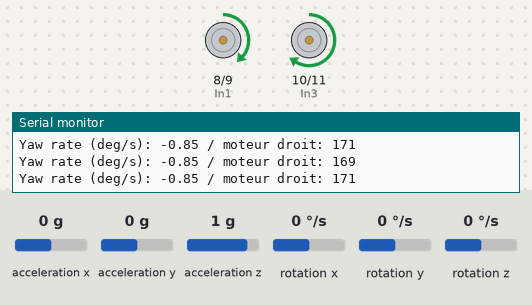
The sketch below on a simulated Arduino Uno, built with avr-gcc and run on an emulated ATmega328P. On the bench: motor-driver pin pairs drawn as motors (green arrow = first pin HIGH = forward, orange = second pin HIGH = backward, longer = more drive, scaled by the enable pin), the last lines printed to the serial monitor. Wiring (inferred from the names in the program): MPU-6050 motion sensor at I2C address 0x68. The test bench sets the inputs (shaded band); at power-on: rotation z 0 °/s, acceleration x 0 g, acceleration y 0 g, acceleration z 1 g, rotation x 0 °/s, rotation y 0 °/s.

Above: at 1.7 s.
1.8 s: rotation z set to -192 °/s
At 2.9 s:
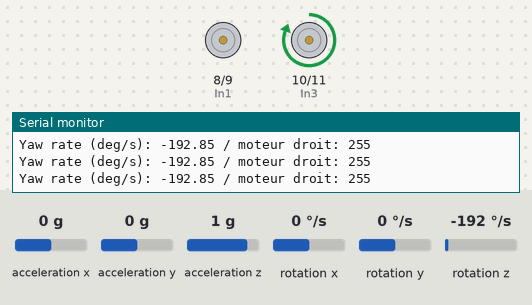
3.3 s: rotation z set to 5 °/s
6.3 s: rotation z set to 7 °/s
At 9.06 s:
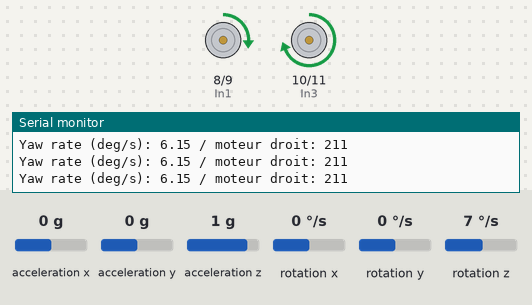
9.3 s: rotation z set to 100 °/s
At 10.5 s:
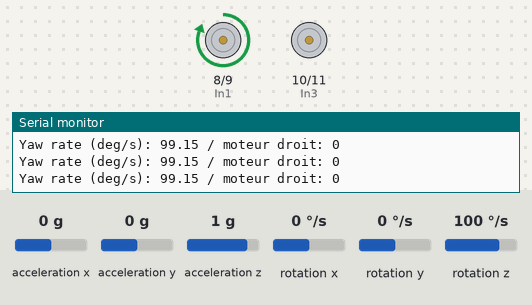
10.8 s: rotation z set to 4 °/s
At 10.98 s:
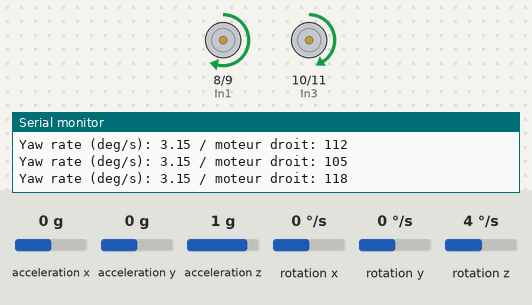
13.8 s: rotation z set to 0 °/s
Timing chart, 0 to 16.3 s (numbered marks = the images above; inputs shaded):
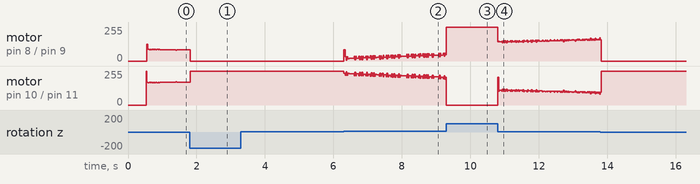

The sketch:

Trajectoire_droite_PID_IMU.ino
```cpp
/*
   Controle de la rectitude d'une trajectoire avec MPU6050 Accelerometer and Gyroscope Sensor
   A partir du code de Dejan, https://howtomechatronics.com
*/

#include <Wire.h>

const int MPU = 0x68; // MPU6050 I2C address
float AccX, AccY, AccZ;
float GyroX, GyroY, GyroZ;
float accAngleX, accAngleY, gyroAngleX, gyroAngleY, gyroAngleZ;
float roll, pitch, yaw;
float AccErrorX, AccErrorY, GyroErrorX, GyroErrorY, GyroErrorZ;
float elapsedTime, currentTime, previousTime;
int c = 0;
float y = 0;

//variable du pid
float pi = 3.1416;
float command_yaw_rate = 0; //commande de 0 rad/s
float error_yaw_rate = 0;
float previous_error_yaw_rate;
float pid = 0;
float pid_p = 0;
float pid_i = 0;
float pid_d = 0;
float kp = 2;
float ki = 0.05;
float kd = 1.5;

//variables du robot
float d = 132; //distance entre les roue en mm
float VtoV = 0.64; //facteur de conversion entre la vitesse en mm/s et la vitesse en valeur [0,255] 128/200
//Moteur A a gauche
//Moteur B a droite
const int EnA = 5;
const int EnB = 6;
const int In1 = 8;
const int In2 = 9;
const int In3 = 10;
const int In4 = 11;
float Vleft = 128;
float Vright = 128;
int corrected_command_Vleft = 0;
int corrected_command_Vright = 0;

void setup() {
  Serial.begin(19200);
  Wire.begin();                      // Initialize comunication
  Wire.beginTransmission(MPU);       // Start communication with MPU6050 // MPU=0x68
  Wire.write(0x6B);                  // Talk to the register 6B
  Wire.write(0x00);                  // Make reset - place a 0 into the 6B register
  Wire.endTransmission(true);        //end the transmission
  /*
  // Configure Accelerometer Sensitivity - Full Scale Range (default +/- 2g)
  Wire.beginTransmission(MPU);
  Wire.write(0x1C);                  //Talk to the ACCEL_CONFIG register (1C hex)
  Wire.write(0x10);                  //Set the register bits as 00010000 (+/- 8g full scale range)
  Wire.endTransmission(true);
  // Configure Gyro Sensitivity - Full Scale Range (default +/- 250deg/s)
  Wire.beginTransmission(MPU);
  Wire.write(0x1B);                   // Talk to the GYRO_CONFIG register (1B hex)
  Wire.write(0x10);                   // Set the register bits as 00010000 (1000deg/s full scale)
  Wire.endTransmission(true);
  delay(20);
  */
  // Call this function if you need to get the IMU error values for your module
  calculate_IMU_error();
  delay(20);

  // All motor control pins are outputs
  pinMode(EnA, OUTPUT);
  pinMode(EnB, OUTPUT);
  pinMode(In1, OUTPUT);
  pinMode(In2, OUTPUT);
  pinMode(In3, OUTPUT);
  pinMode(In4, OUTPUT);

}

void loop() {
  // === Read acceleromter data === //
  Wire.beginTransmission(MPU);
  Wire.write(0x3B); // Start with register 0x3B (ACCEL_XOUT_H)
  Wire.endTransmission(false);
  Wire.requestFrom(MPU, 6, true); // Read 6 registers total, each axis value is stored in 2 registers
  //For a range of +-2g, we need to divide the raw values by 16384, according to the datasheet
  AccX = (Wire.read() << 8 | Wire.read()) / 16384.0; // X-axis value
  AccY = (Wire.read() << 8 | Wire.read()) / 16384.0; // Y-axis value
  AccZ = (Wire.read() << 8 | Wire.read()) / 16384.0; // Z-axis value
  // Calculating Roll and Pitch from the accelerometer data
  accAngleX = (atan(AccY / sqrt(pow(AccX, 2) + pow(AccZ, 2))) * 180 / PI) + 2.37; // AccErrorX ~(0.58) See the calculate_IMU_error()custom function for more details
  accAngleY = (atan(-1 * AccX / sqrt(pow(AccY, 2) + pow(AccZ, 2))) * 180 / PI) + 3.04; // AccErrorY ~(-1.58)

  // === Read gyroscope data === //
  previousTime = currentTime;        // Previous time is stored before the actual time read
  currentTime = millis();            // Current time actual time read
  elapsedTime = (currentTime - previousTime) / 1000; // Divide by 1000 to get seconds
  Wire.beginTransmission(MPU);
  Wire.write(0x43); // Gyro data first register address 0x43
  Wire.endTransmission(false);
  Wire.requestFrom(MPU, 6, true); // Read 4 registers total, each axis value is stored in 2 registers
  GyroX = (Wire.read() << 8 | Wire.read()) / 131.0; // For a 250deg/s range we have to divide first the raw value by 131.0, according to the datasheet
  GyroY = (Wire.read() << 8 | Wire.read()) / 131.0;
  GyroZ = (Wire.read() << 8 | Wire.read()) / 131.0;
  // Correct the outputs with the calculated error values
  GyroX = GyroX + 2.10; // GyroErrorX ~(-0.56)
  GyroY = GyroY - 0.59; // GyroErrorY ~(2)
  GyroZ = GyroZ - 0.85; // GyroErrorZ ~ (-0.8)

  // Currently the raw values are in degrees per seconds, deg/s, so we need to multiply by sendonds (s) to get the angle in degrees
  gyroAngleX = gyroAngleX + GyroX * elapsedTime; // deg/s * s = deg
  gyroAngleY = gyroAngleY + GyroY * elapsedTime;
  yaw =  yaw + GyroZ * elapsedTime;

  // Complementary filter - combine acceleromter and gyro angle values
  roll = 0.96 * gyroAngleX + 0.04 * accAngleX;
  pitch = 0.96 * gyroAngleY + 0.04 * accAngleY;

  y = y + (AccY + 0.04) * 9.81 * 100 * pow(elapsedTime, 2);


  //calcul de la commande d'asservissement
  error_yaw_rate = command_yaw_rate - GyroZ*pi/180;
  pid_p = kp*error_yaw_rate;
  pid_i = pid_i + ki*error_yaw_rate;
  pid_d = kd*((error_yaw_rate-previous_error_yaw_rate)/elapsedTime);
  pid = pid_p + pid_d + pid_i;
  corrected_command_Vleft = (int) Vleft - (pid*d*VtoV)/2;
  corrected_command_Vright = (int) Vright + (pid*d*VtoV)/2;

  //Controle de la saturation
  if(corrected_command_Vleft > 255){
    corrected_command_Vleft = 255;
  }
  if(corrected_command_Vleft <= 0){
    corrected_command_Vleft = 0;
  }
  if(corrected_command_Vright > 255){
    corrected_command_Vright = 255;
  }
  if(corrected_command_Vright <= 0){
    corrected_command_Vright = 0;
  }

  //controle des moteurs
  // turn on motor A
  digitalWrite(In1, HIGH);
  digitalWrite(In2, LOW);
  // set speed to 150 out 255
  analogWrite(EnA, corrected_command_Vleft);
  // turn on motor B
  digitalWrite(In3, HIGH);
  digitalWrite(In4, LOW);
  // set speed to 150 out 255
  analogWrite(EnB, corrected_command_Vright);

  // Print the values on the serial monitor
  Serial.print("Yaw rate (deg/s): ");
  Serial.print(GyroZ);
  Serial.print(" / ");
  Serial.print("moteur droit: ");
  Serial.println(corrected_command_Vright);

}


void calculate_IMU_error() {
  // We can call this funtion in the setup section to calculate the accelerometer and gyro data error. From here we will get the error values used in the above equations printed on the Serial Monitor.
  // Note that we should place the IMU flat in order to get the proper values, so that we then can the correct values
  // Read accelerometer values 200 times
  while (c < 200) {
    Wire.beginTransmission(MPU);
    Wire.write(0x3B);
    Wire.endTransmission(false);
    Wire.requestFrom(MPU, 6, true);
    AccX = (Wire.read() << 8 | Wire.read()) / 16384.0 ;
    AccY = (Wire.read() << 8 | Wire.read()) / 16384.0 ;
    AccZ = (Wire.read() << 8 | Wire.read()) / 16384.0 ;
    // Sum all readings
    AccErrorX = AccErrorX + ((atan((AccY) / sqrt(pow((AccX), 2) + pow((AccZ), 2))) * 180 / PI));
    AccErrorY = AccErrorY + ((atan(-1 * (AccX) / sqrt(pow((AccY), 2) + pow((AccZ), 2))) * 180 / PI));
    c++;
  }
  //Divide the sum by 200 to get the error value
  AccErrorX = AccErrorX / 200;
  AccErrorY = AccErrorY / 200;
  c = 0;
  // Read gyro values 200 times
  while (c < 200) {
    Wire.beginTransmission(MPU);
    Wire.write(0x43);
    Wire.endTransmission(false);
    Wire.requestFrom(MPU, 6, true);
    GyroX = Wire.read() << 8 | Wire.read();
    GyroY = Wire.read() << 8 | Wire.read();
    GyroZ = Wire.read() << 8 | Wire.read();
    // Sum all readings
    GyroErrorX = GyroErrorX + (GyroX / 131.0);
    GyroErrorY = GyroErrorY + (GyroY / 131.0);
    GyroErrorZ = GyroErrorZ + (GyroZ / 131.0);
    c++;
  }
  //Divide the sum by 200 to get the error value
  GyroErrorX = GyroErrorX / 200;
  GyroErrorY = GyroErrorY / 200;
  GyroErrorZ = GyroErrorZ / 200;
  // Print the error values on the Serial Monitor
  Serial.print("AccErrorX: ");
  Serial.println(AccErrorX);
  Serial.print("AccErrorY: ");
  Serial.println(AccErrorY);
  Serial.print("GyroErrorX: ");
  Serial.println(GyroErrorX);
  Serial.print("GyroErrorY: ");
  Serial.println(GyroErrorY);
  Serial.print("GyroErrorZ: ");
  Serial.println(GyroErrorZ);
}
```

Measured:
- the behaviour switches between 6 and 7 °/s on rotation z (found by bisection; images 1 and 2)
